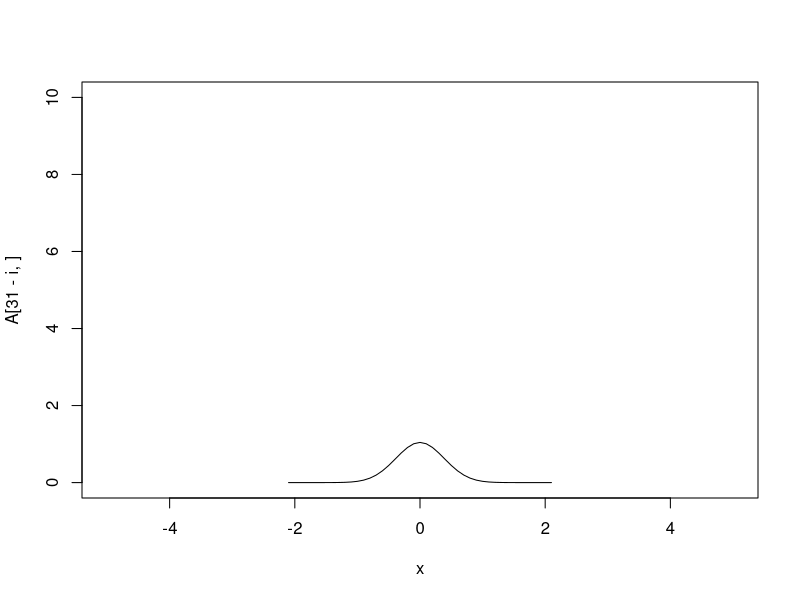
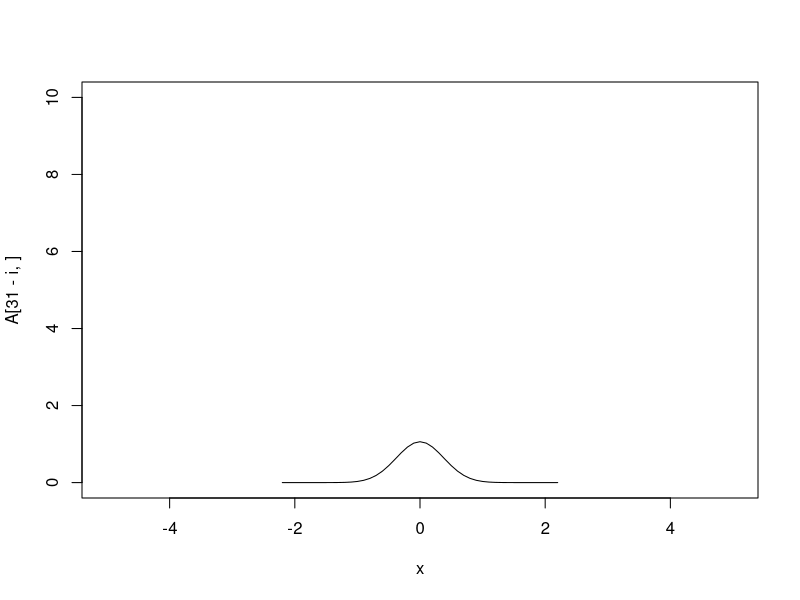
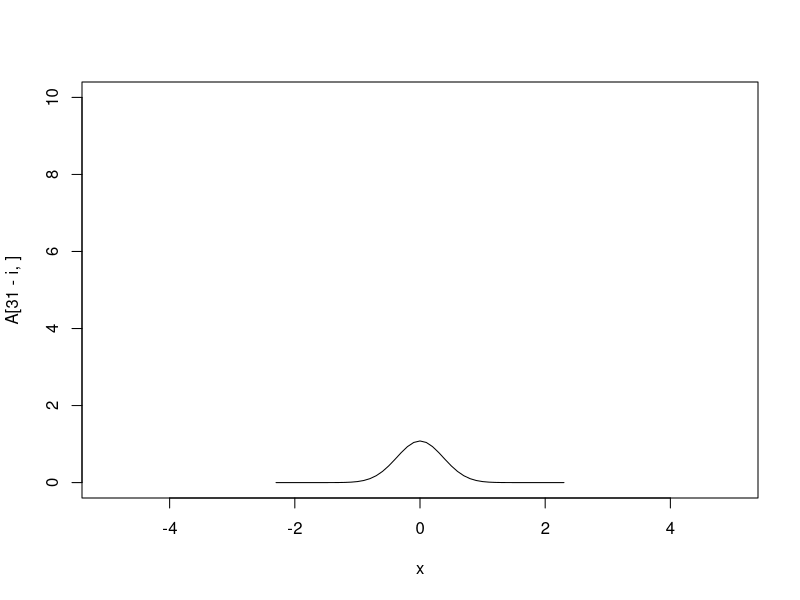
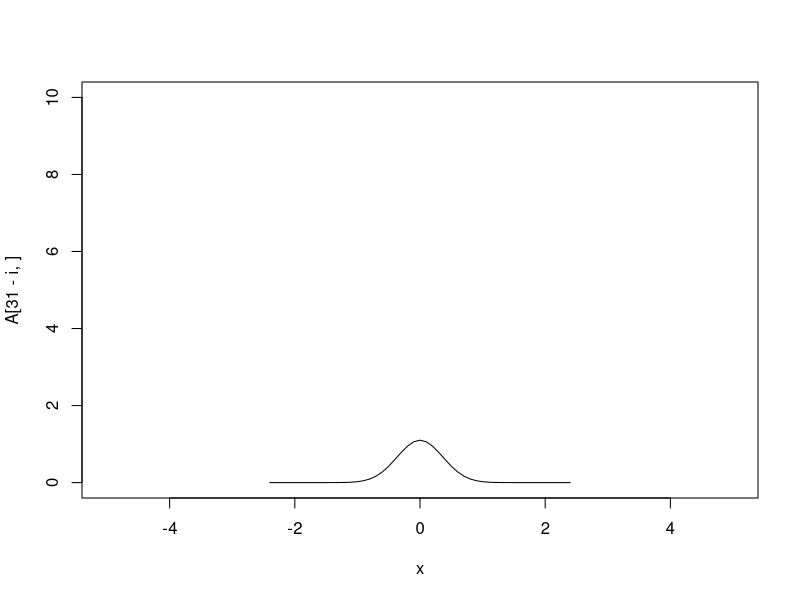
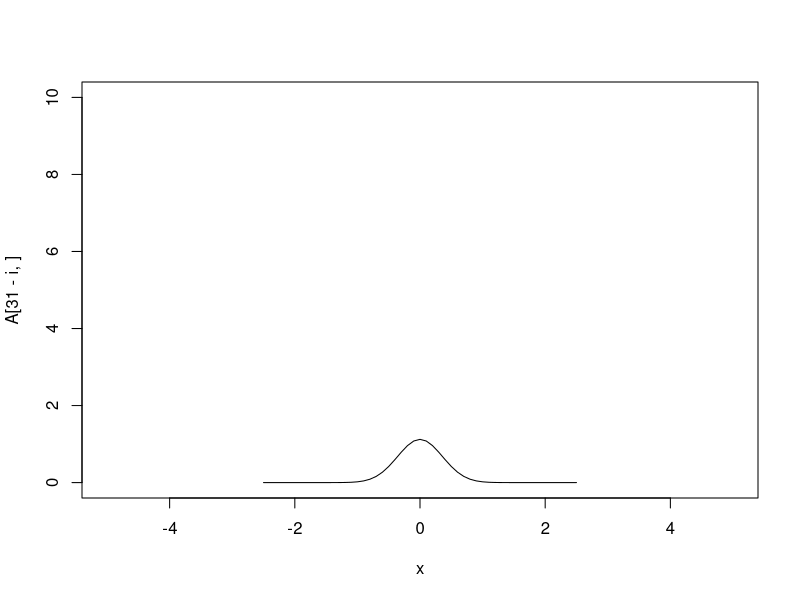
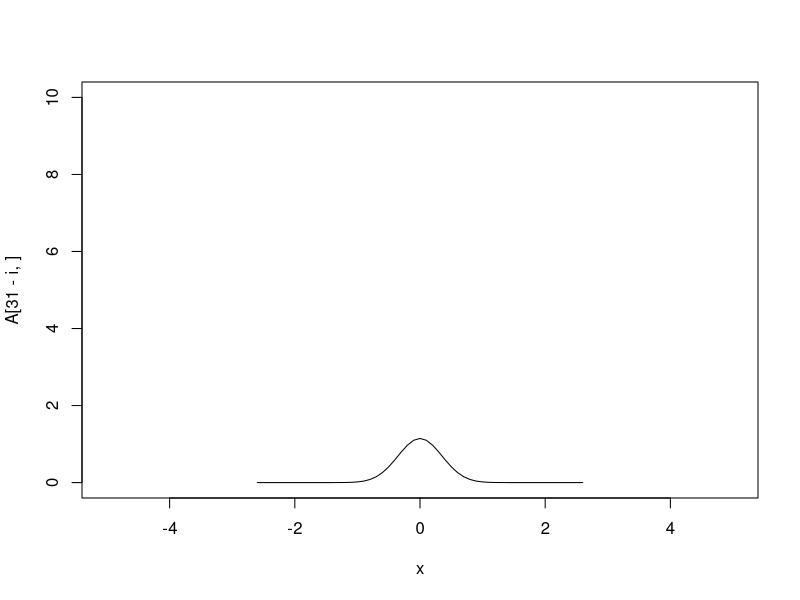
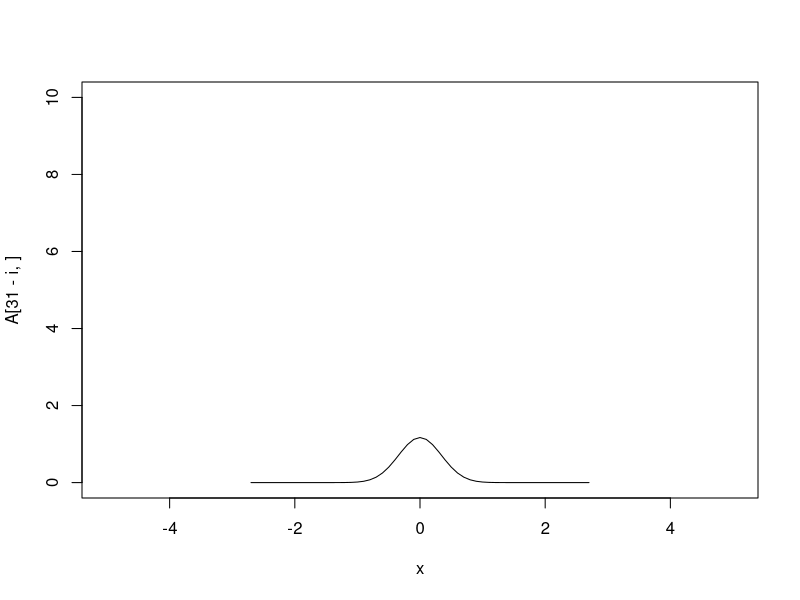
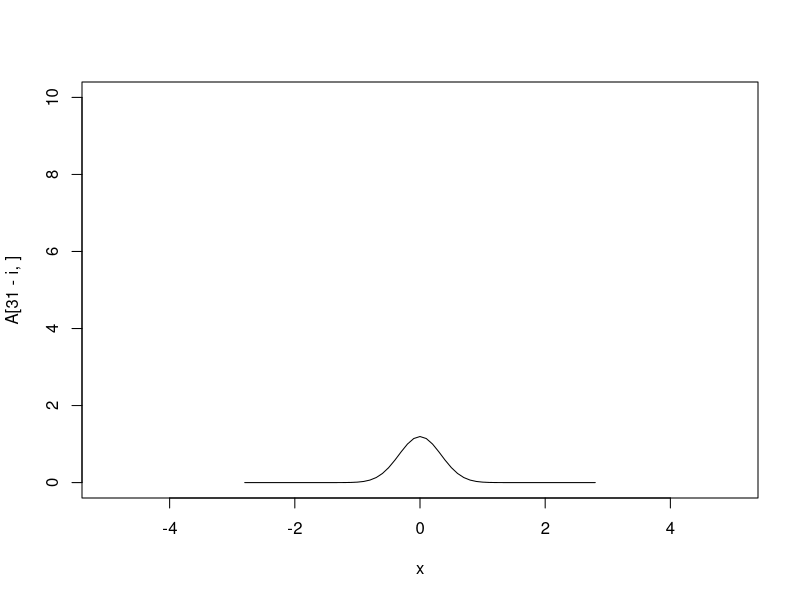

These charts were generated, in order, by the following R code:
#diffusion equation: boundless case
#u_t=k*u_xx
#given u(x,0)=dirac delta function(x)

#rho=dt/(dx*dx), rho <=1/2
diffusion_boundless=function(k,dx,rho,xm,xM,tM){
  dt=rho*dx*dx
  x=seq(from=xm,to=xM,by=dx)
  t=seq(from=0,to=tM,by=dt)
  row_number=length(t)
  col_number=length(x)
  A=matrix(NA,nrow=row_number,ncol=col_number)
  #intitial condition(at t=0): dirac delta function
  A[1,]=0
  A[1,(col_number+1)/2]=1/dx
  for(i in 2:row_number){
    for(j in 2:(col_number-1)){
      A[i,j]=(-2*rho*k+1)*A[i-1,j]+rho*k*A[i-1,j-1]+rho*k*A[i-1,j+1]
    }
  }
  #intial condition
  #plot(x,A[1,],type="l")
  #write a loop to display the evolution of this
  for(i in 1:30){
    plot(x,A[31-i,],type='l',ylim=c(0,1/dx))
  }
  A
}
diffusion_boundless(1,0.1,0.25,-5,5,0.5)